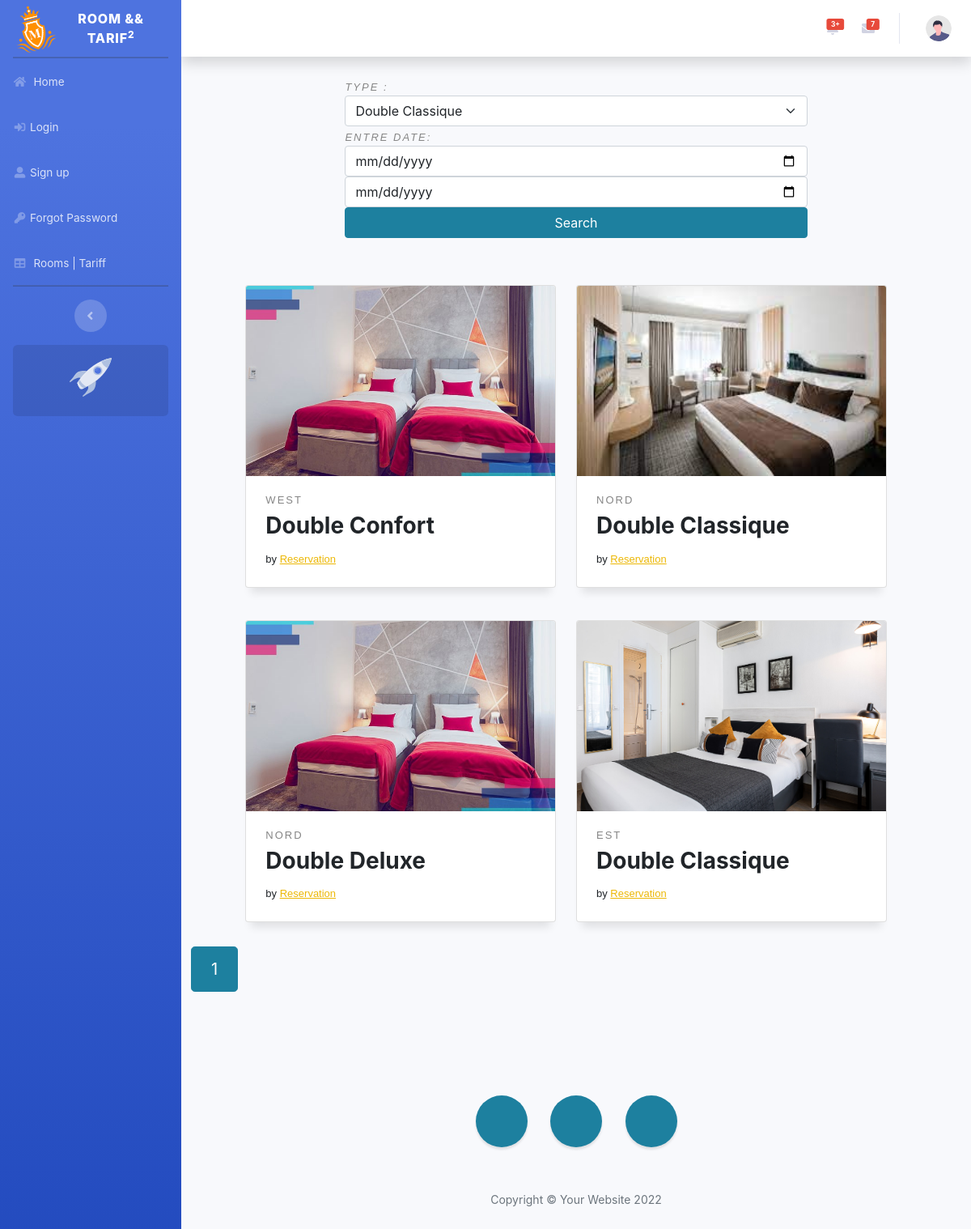
The app's page /MVC/Room with its own data.
### tables this page shows
CREATE TABLE `chambres` (
  `Numchambre` int(11) NOT NULL,
  `typechambre` varchar(40) NOT NULL,
  `orientation` varchar(40) NOT NULL,
  `descriptions` varchar(1000) NOT NULL,
  `images` varchar(100) NOT NULL
);

### MVC/controlers/RoomsControler.php (called while the page is built, shortened)
<?php
class Rooms{
	public function Index()
	{
		$mdl = new ModelClient();
		$title = "Room && tarif";
		$count = $mdl->requete('select count(*) as nb from chambres',1);
		foreach ($count as $k) {
			$cnt = $k->nb;
		}
			$nbclientpage=06;
			$nbpage = ceil($cnt/06);
			$Pospage = $_GET['page']??1;
			$pagstr = ($Pospage -1)*$nbclientpage;
		$lstCh = $mdl->requete("select * from chambres limit ".$pagstr.",".$nbclientpage,1);
		$s1 = $mdl->requete("select typechambre from chambres group by typechambre ",1);
		$data = 0;
		require "views/room-tarif.php";
	}
}
 ?>

### MVC/modelS/model.php (called while the page is built, shortened)
<?php
class ModelClient{
	public function requete($req, $type)
	{
		try{
		$con = new PDO("mysql:host=localhost;dbname=hotel1","root","");
		$data = null;
		if($type == 1){
			$result = $con->query($req);
			$data = $result->fetchAll(PDO::FETCH_OBJ);
		}else{
			$data = $con->exec($req);
		}
	}
	catch(PDOException $a){
	}
		return $data;
	}
}
 ?>

### MVC/views/room-tarif.php (the view, shortened to what this page needs)
  <?php
  include_once("meta&bootstrap.php");
  ?>
<body id="page-top">
<div id="wrapper">
  <?php
  include_once("nav.php");
  ?>
  <div>
  <div class="container">
    <div style="width:60%;margin:auto">
      <form action="Room" method="post" id="search">
    <i class="category">type :</i><select name="vls" class="form-select" aria-label="Default select example">
          <?php
          foreach ($s1 as $s)
            echo "<option value='$s->typechambre'>$s->typechambre</option>"
          ?>
        </select>
        <i class="category"> Entre date:</i>
        <input type="date" name="d1" class="form-control" required>
        <input type="date" name="d2" class="form-control" required>
        <input type="submit" value="Search" name="btn" class="btn btn-primary btn-user btn-block">
      </form>
    </div>
    <br><br>
    <section class="cards">
      <?php
      if ($data == 0) {
        foreach ($lstCh as $t)
          echo '<article class="card card-1">
          <div class="info-hover">
            <div class="clock-info">
            </div>
            <ion-icon name="heart-outline"></ion-icon>
            <ion-icon name="alarm-outline"></ion-icon>
          </div>
          <div class="img"></div>
          <a href="http://localhost/TP_11/MVC/Reservation/'.$t->Numchambre.'">
            <div class="img-hover" style="background-image: url(../images/'.$t->images.');"></div>
          </a>
          <div class="info">
            <span class="category">'.$t->orientation.'</span>
            <h3 class="title"> '.$t->typechambre.'</h3>
            <span class="by">by
              <a href="#" class="link-warning">Reservation</a>
            </span>
          </div>
        </article>';
      }
      ?>
      </section>
      <nav aria-label="...">
				<ul class="pagination pagination-lg">
					<?php
					for ($n=1; $n <= $nbpage; $n++) {
						if ($Pospage == $n) {
						echo '<li class="page-item active"><a href="http://localhost/TP_11/MVC/Room?page='.$n.'"
						class="page-link">'.$n.'</a></li>';
						}else
						echo '<li class="page-item"><a href="http://localhost/TP_11/MVC/Room?page='.$n.'"
						class="page-link">'.$n.'</a></li>';
					}
					?>
				</ul>
</nav>
  </div>
  <?php include 'footer.php'; ?>
</body>
</html>

### MVC/index.php (shortened to what this page needs)
<?php
include "controlers/RoomsControler.php";
$url = explode("/",$_GET['link']);
if($url[0]=="chambre" && !empty($url[1])){
}elseif($url[0]==""){
$ctr = new HomeControler();
$ctr->Index();
}
elseif($url[0]=="Login"){
$ctr = new loginControler();
$ctr->Index();
}elseif($url[0]=="Sign_Up"){
    $ctr = new loginControler();
    $ctr->IndexUP();
    }elseif($url[0]=="Forgot_Password"){
        $ctr = new loginControler();
        $ctr->IndexPw();
        }
        elseif($url[0]=="Room"){
        $ctr = new Rooms();
        $ctr->Index();
    }
    elseif($url[0]=="Logout"){
            $ctr = new loginControler();
            $ctr->indexOut();
    }
    elseif($url[0]=="Reservation" && !empty($url[1])){
            $ctr = new RControler();
            $ctr->index($url[1]);
    }
    elseif($url[0]=="Dashboard"){
        $ctr = new adminC();
        $ctr->index();
    }
    elseif($url[0]=="Admin"){
        $ctr = new adminC();
        $ctr->indexAD();
    }
    elseif($url[0]=="ListeClient"){
        $ctr = new adminC();
        $ctr->IndexALst();
    }
    elseif($url[0]=="ListeChambre"){
        $ctr = new adminC();
        $ctr->UpDLRoom();
    }
    elseif($url[0]=="Listetypes"){
        $ctr = new adminC();
        $ctr->UpDLType();
    }
    elseif($url[0]=="ListeReservation"){
        $ctr = new RControler();
        $ctr->UPDLRes();
    }else{
$ctr = new HomeControler();
$ctr->E404();
    }
 ?>

### MVC/views/meta&bootstrap.php (shortened to what this page needs)
<!DOCTYPE html>
<html lang="en">
<head>
<link href="https://cdnjs.cloudflare.com/ajax/libs/simple-line-icons/2.5.5/css/simple-line-icons.min.css" rel="stylesheet" />
    <link href="../css/sb-admin-2.css" rel="stylesheet">
    <link href="../css/styles3.css" rel="stylesheet"/>
    <link href="../css/all.min.css" rel="stylesheet" type="text/css">
    <link href="../css/all.min.css" rel="stylesheet" type="text/css">
        <link href="../css/styles3.css" rel="stylesheet"/>
</head>

### MVC/views/nav.php (shortened to what this page needs)
<ul class="navbar-nav bg-gradient-primary sidebar sidebar-dark accordion" id="accordionSidebar">
            <a class="sidebar-brand d-flex align-items-center justify-content-center" href="index.html">
                <div class="sidebar-brand-icon rotate-n-15">
                <img src="../images/log.png"  width="50px" >
                </div>
                <div class="sidebar-brand-text mx-3"><?php echo $title?><sup>2</sup></div>
            </a>
            <hr class="sidebar-divider my-0">
            <li  class='nav-item'>
            <a class="nav-link" href="http://localhost/TP_11/MVC/"
                    >
                    <i class="fas fa-fw fa-home"></i>
                    <span>Home</span>
                </a></li>
                    <?php
                    if (isset($_SESSION['login'])) {
                        echo("
                <li class='nav-item'>
                <a class='nav-link' href='http://localhost/TP_11/MVC/Logout'>
                <i class='fas fa-fw fa-sign-out-alt'></i>
                    <span>Logout</span></a>
               ") ;
                    }else{
                        echo" </li><li  class='nav-item'><a class='nav-link' href='http://localhost/TP_11/MVC/Login'><i class='fas fa-fw fa-sign-in-alt'></i><span>Login</span></a></li>
                        <li  class='nav-item'><a class='nav-link' href='http://localhost/TP_11/MVC/Sign_Up'><i class='fas fa-fw fa-user-alt'></i><span>Sign up</span></a></li>
                        <li  class='nav-item'><a class='nav-link' href='http://localhost/TP_11/MVC/Forgot_Password'><i class='fas fa-fw fa-key'></i><span>Forgot Password</span></a></li>
                                ";
                    }
                    ?>
                <li class='nav-item'>
                <a class='nav-link' href='http://localhost/TP_11/MVC/Room'>
                    <i class='fas fa-fw fa-table'></i>
                    <span>Rooms | Tariff</span></a>
            </li>
                <hr class="sidebar-divider d-none d-md-block">
<div class="text-center d-none d-md-inline">
    <button class="rounded-circle border-0" id="sidebarToggle"></button>
</div>
<div class="sidebar-card d-none d-lg-flex">
    <img class="sidebar-card-illustration mb-2" src="../img/undraw_rocket.svg" alt="...">
</div>
</ul>
<div id="content-wrapper" class="d-flex flex-column">
            <div id="content">
                <nav class="navbar navbar-expand navbar-light bg-white topbar mb-4 static-top shadow">
                    <ul class="navbar-nav ml-auto">
                        <li class="nav-item dropdown no-arrow mx-1">
                            <a class="nav-link dropdown-toggle" href="#" id="alertsDropdown" role="button"
                                data-toggle="dropdown" aria-haspopup="true" aria-expanded="false">
                                <span class="badge badge-danger badge-counter">3+</span>
                            </a>
                        </li>
                        <li class="nav-item dropdown no-arrow mx-1">
                            <a class="nav-link dropdown-toggle" href="#" id="messagesDropdown" role="button"
                                data-toggle="dropdown" aria-haspopup="true" aria-expanded="false">
                                <span class="badge badge-danger badge-counter">7</span>
                            </a>
                        </li>
                        <li class="nav-item dropdown no-arrow">
                            <a class="nav-link dropdown-toggle" href="#" id="userDropdown" role="button"
                                data-toggle="dropdown" aria-haspopup="true" aria-expanded="false">
                                <img class="img-profile rounded-circle"
                                    src="../img/undraw_profile.svg">
                            </a>
                        </li>
                    </ul>
                </nav>

### MVC/views/footer.php (shortened to what this page needs)
<footer class="footer text-center m mt-5">
    <div class="container px-4 px-lg-5">
        <ul class="list-inline mb-5">
            <li class="list-inline-item">
                <a class="social-link rounded-circle text-white mr-3" href="facebook.com/lahcen.toumi02"><i class="icon-social-facebook"></i></a>
            </li>
            <li class="list-inline-item">
                <a class="social-link rounded-circle text-white mr-3" href="#!"><i class="icon-social-twitter"></i></a>
            </li>
            <li class="list-inline-item">
                <a class="social-link rounded-circle text-white" href="#!"><i class="icon-social-github"></i></a>
            </li>
        </ul>
        <p class="text-muted small mb-0">Copyright &copy; Your Website 2022</p>
    </div>
</footer>

### MVC/views/meta&bootstrap.php (style rules this page uses)
body { font-family: 'Kanit';font-size: 15px; }
.cards { display: flex; flex-wrap: wrap; min-width: 100%; min-height: 300px; justify-content: center; }
.card { display: block; margin-top:10px ; margin-bottom:30px ; margin-right: 25px; background-color: #FFF; width: 40.3%; position: relative; border-radius: 12px; overflow: hidden; box-shadow: 0 13px 10px -7px #0000001A; transition: all .4s cubic-bezier(0.1, 0.8, 0, 1); }
.img { height: 235px; }
.img-hover { background-size: cover; min-width: 100%; background-position: center; height: 235px; position: absolute; top: 0; transition: 0.5s all ease-out; }
.info { z-index: 2; padding: 16px 24px 24px 24px; }
.category { font-family: sans-serif; text-transform: uppercase; font-size: 13px; letter-spacing: 2px; color: #868686; }
.title { margin-top: 5px; margin-bottom: 10px; }
.by { font-size: 13px; font-family: sans-serif; }
.info-hover { position: absolute; padding: 16px; width: 100%; color: #AD7D52; }
.info-hover ion-icon:nth-child(3) { float: right; margin-right: 5px; }

### records on screen
chambres: images (picture), orientation "WEST", typechambre "Double Confort"
chambres: images (picture), orientation "NORD", typechambre "Double Classique"
chambres: images (picture), orientation "NORD", typechambre "Double Deluxe"
chambres: images (picture), orientation "EST", typechambre "Double Classique"

### other values on screen
$title "ROOM && TARIF"
form field vls "Double Classique"
